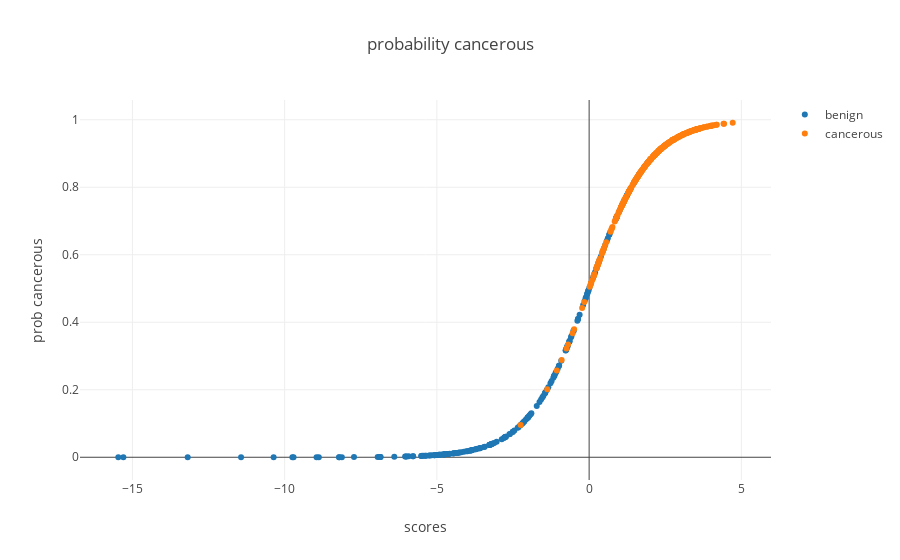

This figure's notebook cell:
### Code cell
from graph import trace_values, plot
benign_sigmoid_trace = trace_values(df_benign['prediction_scores'], df_benign['prediction_probs'], name = 'benign')
cancerous_sigmoid_trace = trace_values(df_cancerous['prediction_scores'], df_cancerous['prediction_probs'], name = 'cancerous')
plot([benign_sigmoid_trace, cancerous_sigmoid_trace], layout = {'xaxis': {'title': 'scores'}, 'yaxis': {'title': 'prob cancerous'}, 'title': 'probability cancerous'})

### Figure 1 — Plotly figure (JSON) as saved in the notebook; plotly's stock layout.template omitted (floating-point values rounded to 4 significant figures; data arrays with more than 128 entries replaced by an {"elided": "..."} marker saying what was removed)
{"data": [{"mode": "markers", "name": "benign", "text": [], "type": "scatter", "uid": "62606919-4736-491c-8839-e2d9d9793065", "x": {"elided": "212 float values"}, "y": {"elided": "212 float values"}}, {"mode": "markers", "name": "cancerous", "text": [], "type": "scatter", "uid": "a13d8277-68eb-47f7-b325-2011fad96e3b", "x": {"elided": "357 float values"}, "y": {"elided": "357 float values"}}], "layout": {"autosize": true, "title": {"text": "probability cancerous"}, "xaxis": {"autorange": true, "range": [-16.67, 5.926], "title": {"text": "scores"}, "type": "linear"}, "yaxis": {"autorange": true, "range": [-0.0726, 1.064], "title": {"text": "prob cancerous"}, "type": "linear"}}}
